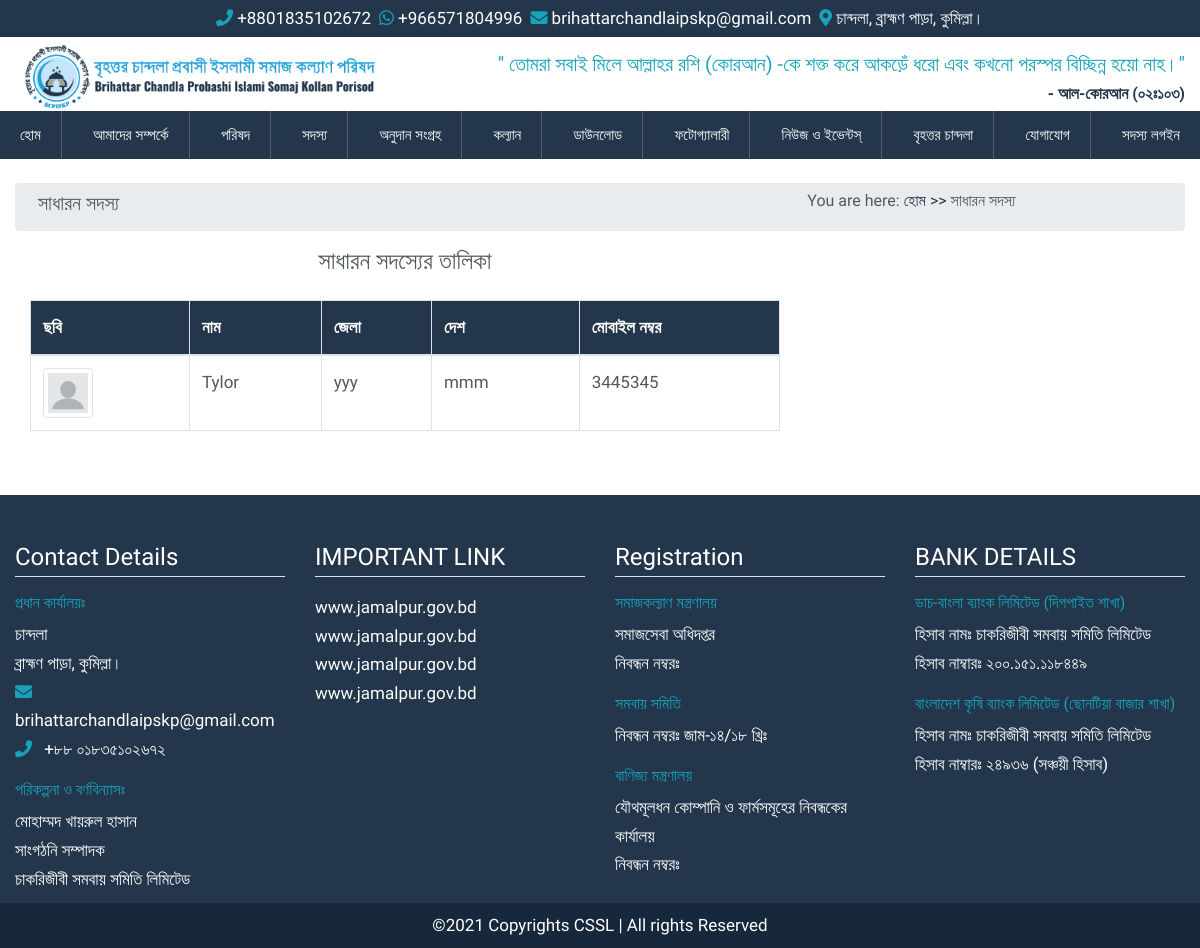
The app's page /general-member, older data.
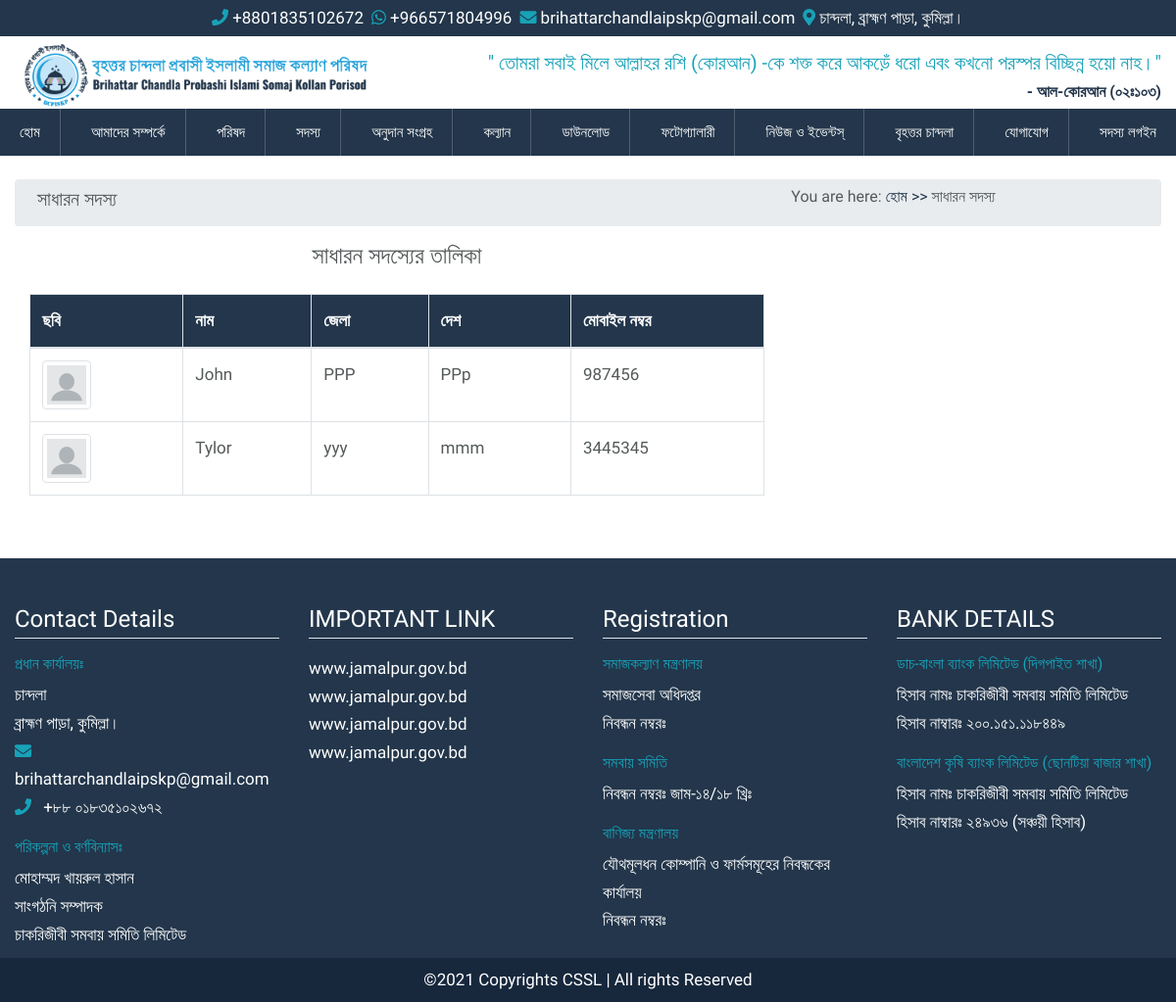
The same page, newer data.
### src/models.py (models this page shows, shortened)
class Member(models.Model):
    user = models.OneToOneField(User, on_delete=models.CASCADE, related_name="member")
    full_name = models.CharField(max_length=255)
    father_name = models.CharField(max_length=255)
    mother_name = models.CharField(max_length=255)
    zilla = models.CharField(max_length=63)
    upazilla = models.CharField(max_length=63)
    country = models.CharField(max_length=127)
    image = models.ImageField(upload_to="member/images")
    phone = models.CharField(max_length=32)
    passport = models.CharField(max_length=63)
    date_of_birth = models.DateField()
    image = models.ImageField(upload_to="img/members")
    member_type = models.CharField(choices=choice, max_length=24)
    fb_link = models.URLField(blank=True, default="")
    whatsapp_number = models.CharField(max_length=32, blank=True, default="")
    is_agreed = models.BooleanField(default=False)
    is_approved = models.BooleanField(default=False)
    class Meta:
        verbose_name = ""
        verbose_name_plural = "Members"

### src/views.py (the view)
# urls.py: path("general-member", general_member, name="general_member"),
def general_member(request):
    members = Member.objects.filter(member_type="g", is_approved=True).order_by("-id")
    context = {"members": members}
    return render(request, "pages/member/general_member.html", context)

### src/context_processors.py (called while the page is built)
def get_notice(request):
    notices = Notice.objects.filter(is_active=True).order_by("-id")
    return {"notices": notices}

### templates/pages/member/general_member.html (shortened to what this page needs)
{% extends 'base.html' %}
{% load static %}
{% block content %}
<div class="container-fluid">
    <div class="row breadcrumb p-2">
        <div class="col-md-8">
            <h5>সাধারন সদস্য</h5>
        </div>
        <div class="col-md-4">
            <h6>You are here: <a href="{% url 'home' %}">হোম >></a> সাধারন সদস্য</h6>
        </div>
    </div>
    <div class="row">
        <div class="col-8">
            <div class="row">
                <div class="col-12">
                    <h4 class="text-center mb-4">সাধারন সদস্যের তালিকা</h4>
                    {% include "snippets/member_list.html"  with members=members %}
                </div>
            </div>
        </div>
        <div class="col-4"></div>
    </div>
</div>
{% endblock content %}

### templates/snippets/member_list.html (shortened to what this page needs)
{% load static %}
<div class="table-responsive">
    <table class="table table-bordered">
        <thead class="bg-blue">
            <tr>
                <th>ছবি</th>
                <th>নাম</th>
                <th>জেলা</th>
                <th>দেশ</th>
                <th>মোবাইল নম্বর</th>
            </tr>
        </thead>
        <tbody>
            {% for member in members %}
            <tr>
                <td>
                    <img class="img-thumbnail member-list-imge"
                        src="{% if member.image %} {{member.image.url}} {%else%} {% static 'img/default_member.png' %} {% endif %}"
                        alt="{{member.name}}">
                </td>
                <td>{{ member.full_name }}</td>
                <td>{{ member.zilla }}</td>
                <td>{{ member.country }}</td>
                <td>{{ member.phone }}</td>
            </tr>
            {% endfor %}
        </tbody>
    </table>
</div>

Row changes from the older to the newer data that the page shows:
now on this page (row edited): Member: image (placeholder picture), full_name "John", zilla "PPP", country "PPp", phone "987456"
